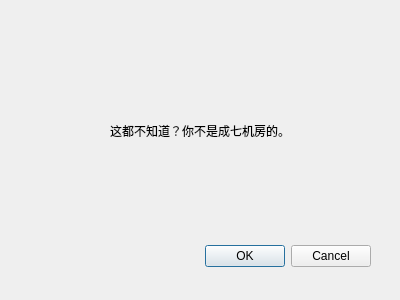
<?xml version="1.0" encoding="UTF-8"?>
<ui version="4.0">
 <class>lose</class>
 <widget class="QDialog" name="lose">
  <property name="geometry">
   <rect>
    <x>0</x>
    <y>0</y>
    <width>400</width>
    <height>300</height>
   </rect>
  </property>
  <property name="windowTitle">
   <string>Dialog</string>
  </property>
  <widget class="QDialogButtonBox" name="buttonBox">
   <property name="geometry">
    <rect>
     <x>30</x>
     <y>240</y>
     <width>341</width>
     <height>32</height>
    </rect>
   </property>
   <property name="orientation">
    <enum>Qt::Horizontal</enum>
   </property>
   <property name="standardButtons">
    <set>QDialogButtonBox::Cancel|QDialogButtonBox::Ok</set>
   </property>
  </widget>
  <widget class="QLabel" name="label">
   <property name="geometry">
    <rect>
     <x>110</x>
     <y>110</y>
     <width>211</width>
     <height>41</height>
    </rect>
   </property>
   <property name="text">
    <string>这都不知道？你不是成七机房的。</string>
   </property>
  </widget>
 </widget>
 <resources/>
 <connections>
  <connection>
   <sender>buttonBox</sender>
   <signal>accepted()</signal>
   <receiver>lose</receiver>
   <slot>accept()</slot>
   <hints>
    <hint type="sourcelabel">
     <x>248</x>
     <y>254</y>
    </hint>
    <hint type="destinationlabel">
     <x>157</x>
     <y>274</y>
    </hint>
   </hints>
  </connection>
  <connection>
   <sender>buttonBox</sender>
   <signal>rejected()</signal>
   <receiver>lose</receiver>
   <slot>reject()</slot>
   <hints>
    <hint type="sourcelabel">
     <x>316</x>
     <y>260</y>
    </hint>
    <hint type="destinationlabel">
     <x>286</x>
     <y>274</y>
    </hint>
   </hints>
  </connection>
 </connections>
</ui>
